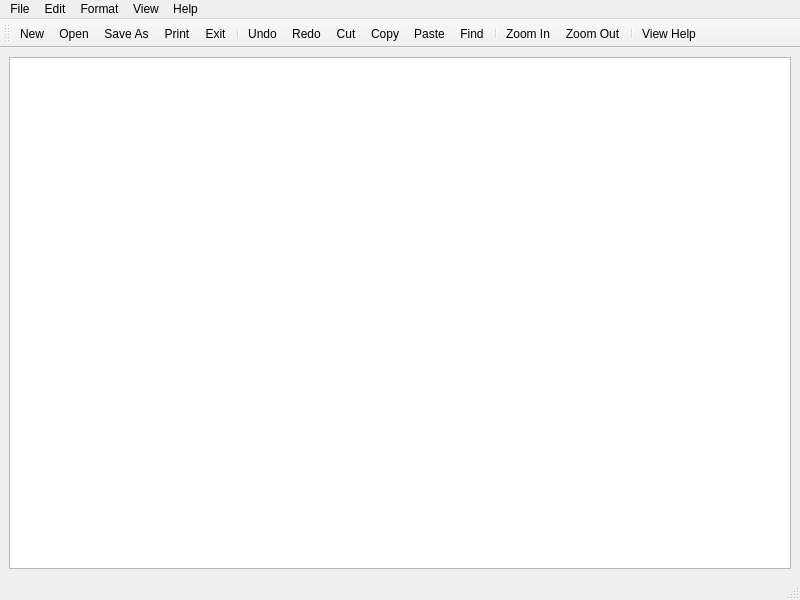
<?xml version="1.0" encoding="UTF-8"?>
<ui version="4.0">
 <class>Untitled</class>
 <widget class="QMainWindow" name="Untitled">
  <property name="geometry">
   <rect>
    <x>0</x>
    <y>0</y>
    <width>800</width>
    <height>600</height>
   </rect>
  </property>
  <property name="windowTitle">
   <string>MainWindow</string>
  </property>
  <widget class="QWidget" name="centralwidget">
   <layout class="QVBoxLayout" name="verticalLayout">
    <item>
     <widget class="QTextEdit" name="textEdit"/>
    </item>
   </layout>
  </widget>
  <widget class="QMenuBar" name="menubar">
   <property name="geometry">
    <rect>
     <x>0</x>
     <y>0</y>
     <width>800</width>
     <height>25</height>
    </rect>
   </property>
   <widget class="QMenu" name="menuFile">
    <property name="title">
     <string>File</string>
    </property>
    <addaction name="actionNew"/>
    <addaction name="actionNew_Window"/>
    <addaction name="actionOpen"/>
    <addaction name="actionSave"/>
    <addaction name="actionSave_As"/>
    <addaction name="separator"/>
    <addaction name="actionPage_Setup"/>
    <addaction name="actionPrint"/>
    <addaction name="separator"/>
    <addaction name="actionExit"/>
   </widget>
   <widget class="QMenu" name="menuEdit">
    <property name="title">
     <string>Edit</string>
    </property>
    <addaction name="actionUndo"/>
    <addaction name="actionRedo"/>
    <addaction name="separator"/>
    <addaction name="actionCut"/>
    <addaction name="actionCopy"/>
    <addaction name="actionPaste"/>
    <addaction name="actionDelete"/>
    <addaction name="separator"/>
    <addaction name="actionSearch_with_Bing"/>
    <addaction name="actionFind"/>
    <addaction name="actionFind_Next"/>
    <addaction name="actionFind_Previous"/>
    <addaction name="actionReplace"/>
    <addaction name="actionGo_To"/>
    <addaction name="separator"/>
    <addaction name="actionSelect_All"/>
    <addaction name="actionTime_Date"/>
   </widget>
   <widget class="QMenu" name="menuFormat">
    <property name="title">
     <string>Format</string>
    </property>
    <addaction name="actionWord_Wrap"/>
    <addaction name="actionFont"/>
   </widget>
   <widget class="QMenu" name="menuView">
    <property name="title">
     <string>View</string>
    </property>
    <widget class="QMenu" name="menuZoom">
     <property name="title">
      <string>Zoom</string>
     </property>
     <addaction name="actionZoom_In"/>
     <addaction name="actionZoom_Out"/>
     <addaction name="actionRestore_Default_Zoom"/>
    </widget>
    <addaction name="menuZoom"/>
    <addaction name="actionStatus_Bar"/>
   </widget>
   <widget class="QMenu" name="menuHelp">
    <property name="title">
     <string>Help</string>
    </property>
    <addaction name="actionView_Help"/>
    <addaction name="actionSend_Feedback"/>
    <addaction name="separator"/>
    <addaction name="actionAbout_Notepad"/>
   </widget>
   <addaction name="menuFile"/>
   <addaction name="menuEdit"/>
   <addaction name="menuFormat"/>
   <addaction name="menuView"/>
   <addaction name="menuHelp"/>
  </widget>
  <widget class="QStatusBar" name="statusbar"/>
  <widget class="QToolBar" name="toolBar">
   <property name="windowTitle">
    <string>toolBar</string>
   </property>
   <attribute name="toolBarArea">
    <enum>TopToolBarArea</enum>
   </attribute>
   <attribute name="toolBarBreak">
    <bool>false</bool>
   </attribute>
   <addaction name="actionNew"/>
   <addaction name="actionOpen"/>
   <addaction name="actionSave_As"/>
   <addaction name="actionPrint"/>
   <addaction name="actionExit"/>
   <addaction name="separator"/>
   <addaction name="actionUndo"/>
   <addaction name="actionRedo"/>
   <addaction name="actionCut"/>
   <addaction name="actionCopy"/>
   <addaction name="actionPaste"/>
   <addaction name="actionFind"/>
   <addaction name="separator"/>
   <addaction name="actionZoom_In"/>
   <addaction name="actionZoom_Out"/>
   <addaction name="separator"/>
   <addaction name="actionView_Help"/>
  </widget>
  <action name="actionOpen">
   <property name="icon">
    <iconset resource="resources.qrc">
     <normaloff>:/images/open.png</normaloff>:/images/open.png</iconset>
   </property>
   <property name="text">
    <string>Open...</string>
   </property>
   <property name="shortcut">
    <string>Ctrl+O</string>
   </property>
  </action>
  <action name="actionSave">
   <property name="text">
    <string>Save</string>
   </property>
   <property name="shortcut">
    <string>Ctrl+S</string>
   </property>
  </action>
  <action name="actionSave_As">
   <property name="icon">
    <iconset resource="resources.qrc">
     <normaloff>:/images/saveAs.png</normaloff>:/images/saveAs.png</iconset>
   </property>
   <property name="text">
    <string>Save As...</string>
   </property>
   <property name="shortcut">
    <string>Ctrl+Shift+S</string>
   </property>
  </action>
  <action name="actionNew">
   <property name="icon">
    <iconset resource="resources.qrc">
     <normaloff>:/images/new.png</normaloff>:/images/new.png</iconset>
   </property>
   <property name="text">
    <string>New</string>
   </property>
   <property name="shortcut">
    <string>Ctrl+N</string>
   </property>
  </action>
  <action name="actionNew_Window">
   <property name="icon">
    <iconset resource="resources.qrc">
     <normaloff>:/images/new.png</normaloff>:/images/new.png</iconset>
   </property>
   <property name="text">
    <string>New Window</string>
   </property>
   <property name="shortcut">
    <string>Ctrl+Shift+N</string>
   </property>
  </action>
  <action name="actionPage_Setup">
   <property name="text">
    <string>Page Setup...</string>
   </property>
  </action>
  <action name="actionPrint">
   <property name="icon">
    <iconset resource="resources.qrc">
     <normaloff>:/images/print.png</normaloff>:/images/print.png</iconset>
   </property>
   <property name="text">
    <string>Print...</string>
   </property>
   <property name="shortcut">
    <string>Ctrl+P</string>
   </property>
  </action>
  <action name="actionExit">
   <property name="icon">
    <iconset resource="resources.qrc">
     <normaloff>:/images/exit.png</normaloff>:/images/exit.png</iconset>
   </property>
   <property name="text">
    <string>Exit</string>
   </property>
  </action>
  <action name="actionUndo">
   <property name="icon">
    <iconset resource="resources.qrc">
     <normaloff>:/images/undo.png</normaloff>:/images/undo.png</iconset>
   </property>
   <property name="text">
    <string>Undo</string>
   </property>
   <property name="shortcut">
    <string>Ctrl+Z</string>
   </property>
  </action>
  <action name="actionCut">
   <property name="icon">
    <iconset resource="resources.qrc">
     <normaloff>:/images/cut.png</normaloff>:/images/cut.png</iconset>
   </property>
   <property name="text">
    <string>Cut</string>
   </property>
   <property name="shortcut">
    <string>Ctrl+X</string>
   </property>
  </action>
  <action name="actionCopy">
   <property name="icon">
    <iconset resource="resources.qrc">
     <normaloff>:/images/copy.png</normaloff>:/images/copy.png</iconset>
   </property>
   <property name="text">
    <string>Copy</string>
   </property>
   <property name="shortcut">
    <string>Ctrl+C</string>
   </property>
  </action>
  <action name="actionPaste">
   <property name="icon">
    <iconset resource="resources.qrc">
     <normaloff>:/images/paste.png</normaloff>:/images/paste.png</iconset>
   </property>
   <property name="text">
    <string>Paste</string>
   </property>
   <property name="shortcut">
    <string>Ctrl+V</string>
   </property>
  </action>
  <action name="actionDelete">
   <property name="icon">
    <iconset resource="resources.qrc">
     <normaloff>:/images/delete.png</normaloff>:/images/delete.png</iconset>
   </property>
   <property name="text">
    <string>Delete</string>
   </property>
   <property name="shortcut">
    <string>Del</string>
   </property>
  </action>
  <action name="actionSearch_with_Bing">
   <property name="text">
    <string>Search with Bing...</string>
   </property>
   <property name="shortcut">
    <string>Ctrl+E</string>
   </property>
  </action>
  <action name="actionFind">
   <property name="icon">
    <iconset resource="resources.qrc">
     <normaloff>:/images/find.png</normaloff>:/images/find.png</iconset>
   </property>
   <property name="text">
    <string>Find...</string>
   </property>
   <property name="shortcut">
    <string>Ctrl+F</string>
   </property>
  </action>
  <action name="actionFind_Next">
   <property name="text">
    <string>Find Next</string>
   </property>
   <property name="shortcut">
    <string>F3</string>
   </property>
  </action>
  <action name="actionFind_Previous">
   <property name="text">
    <string>Find Previous</string>
   </property>
   <property name="shortcut">
    <string>Shift+F3</string>
   </property>
  </action>
  <action name="actionReplace">
   <property name="text">
    <string>Replace...</string>
   </property>
   <property name="shortcut">
    <string>Ctrl+H</string>
   </property>
  </action>
  <action name="actionGo_To">
   <property name="text">
    <string>Go To...</string>
   </property>
   <property name="shortcut">
    <string>Ctrl+G</string>
   </property>
  </action>
  <action name="actionSelect_All">
   <property name="text">
    <string>Select All</string>
   </property>
   <property name="shortcut">
    <string>Ctrl+A</string>
   </property>
  </action>
  <action name="actionTime_Date">
   <property name="text">
    <string>Time/Date</string>
   </property>
   <property name="shortcut">
    <string>F5</string>
   </property>
  </action>
  <action name="actionWord_Wrap">
   <property name="text">
    <string>Word Wrap</string>
   </property>
  </action>
  <action name="actionFont">
   <property name="text">
    <string>Font...</string>
   </property>
  </action>
  <action name="actionStatus_Bar">
   <property name="checkable">
    <bool>true</bool>
   </property>
   <property name="text">
    <string>Status Bar</string>
   </property>
  </action>
  <action name="actionZoom_In">
   <property name="icon">
    <iconset resource="resources.qrc">
     <normaloff>:/images/zoomin.jpg</normaloff>:/images/zoomin.jpg</iconset>
   </property>
   <property name="text">
    <string>Zoom In</string>
   </property>
   <property name="shortcut">
    <string>Ctrl++</string>
   </property>
  </action>
  <action name="actionZoom_Out">
   <property name="icon">
    <iconset resource="resources.qrc">
     <normaloff>:/images/zoomout.png</normaloff>:/images/zoomout.png</iconset>
   </property>
   <property name="text">
    <string>Zoom Out</string>
   </property>
   <property name="shortcut">
    <string>Ctrl+-</string>
   </property>
  </action>
  <action name="actionRestore_Default_Zoom">
   <property name="text">
    <string>Restore Default Zoom</string>
   </property>
   <property name="shortcut">
    <string>Ctrl+0</string>
   </property>
  </action>
  <action name="actionView_Help">
   <property name="icon">
    <iconset resource="resources.qrc">
     <normaloff>:/images/help.png</normaloff>:/images/help.png</iconset>
   </property>
   <property name="text">
    <string>View Help</string>
   </property>
  </action>
  <action name="actionSend_Feedback">
   <property name="text">
    <string>Send Feedback</string>
   </property>
  </action>
  <action name="actionAbout_Notepad">
   <property name="text">
    <string>About Notepad</string>
   </property>
  </action>
  <action name="actionRedo">
   <property name="icon">
    <iconset resource="resources.qrc">
     <normaloff>:/images/redo.png</normaloff>:/images/redo.png</iconset>
   </property>
   <property name="text">
    <string>Redo</string>
   </property>
   <property name="shortcut">
    <string>Ctrl+Shift+Z</string>
   </property>
  </action>
 </widget>
 <resources>
  <include location="resources.qrc"/>
 </resources>
 <connections/>
</ui>
